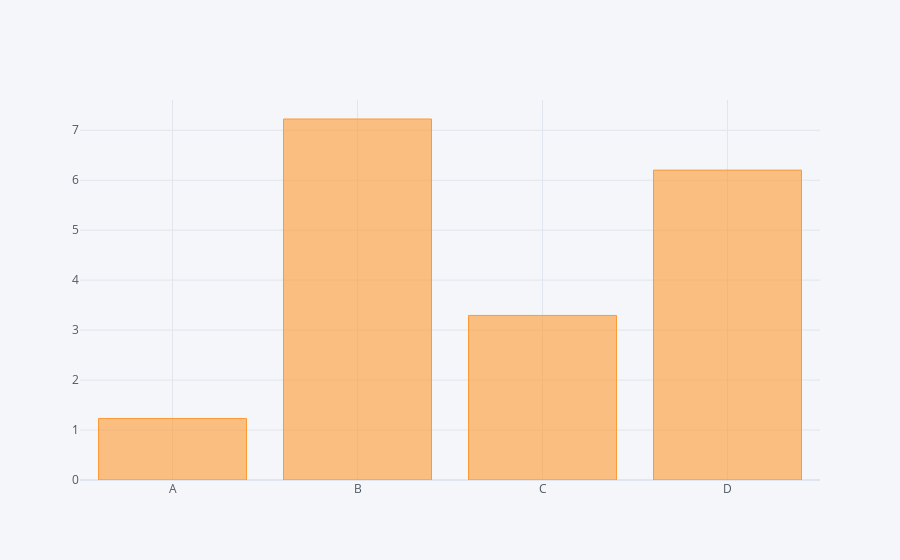

The notebook cell saved with this chart:
### Code cell
df.sum().iplot(kind='bar')

### Figure 1 — Plotly figure (JSON) as saved in the notebook; plotly's stock layout.template omitted (floating-point values rounded to 4 significant figures)
{"data": [{"marker": {"color": "rgba(255, 153, 51, 0.6)", "line": {"color": "rgba(255, 153, 51, 1.0)", "width": 1}}, "name": "None", "orientation": "v", "text": "", "type": "bar", "x": ["A", "B", "C", "D"], "y": [1.232, 7.225, 3.293, 6.202]}], "layout": {"legend": {"bgcolor": "#F5F6F9", "font": {"color": "#4D5663"}}, "paper_bgcolor": "#F5F6F9", "plot_bgcolor": "#F5F6F9", "title": {"font": {"color": "#4D5663"}}, "xaxis": {"gridcolor": "#E1E5ED", "showgrid": true, "tickfont": {"color": "#4D5663"}, "title": {"font": {"color": "#4D5663"}, "text": ""}, "zerolinecolor": "#E1E5ED"}, "yaxis": {"gridcolor": "#E1E5ED", "showgrid": true, "tickfont": {"color": "#4D5663"}, "title": {"font": {"color": "#4D5663"}, "text": ""}, "zerolinecolor": "#E1E5ED"}}}
